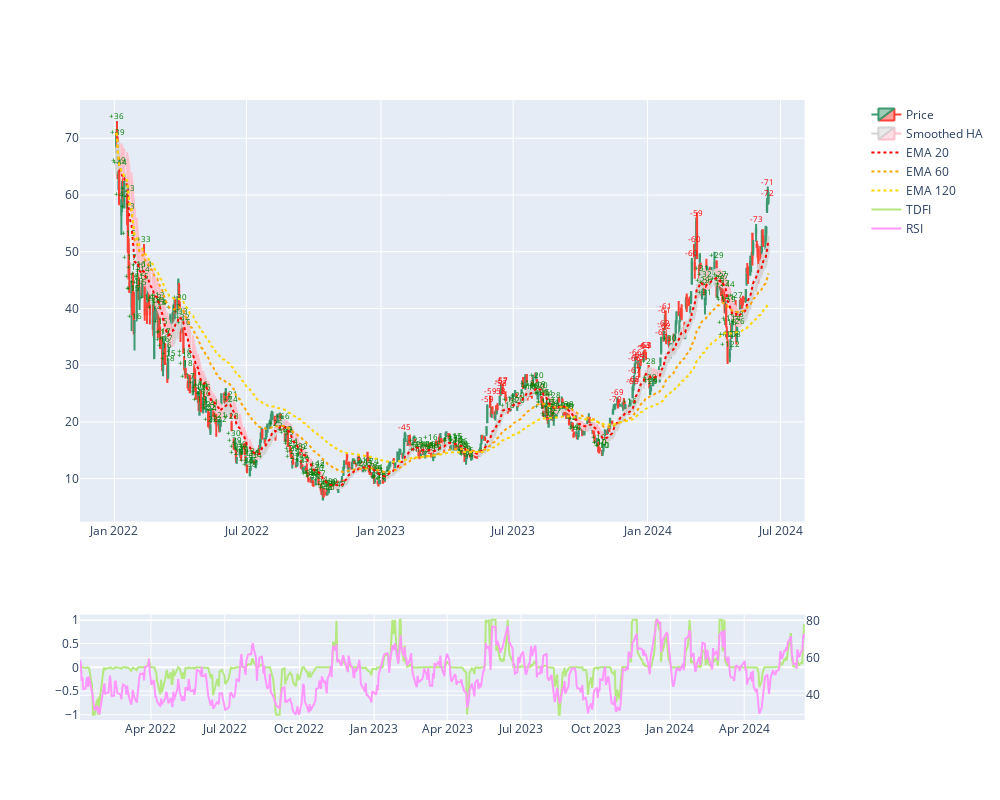

Write notebook code for a chart like this one.
### Code cell
# Plot the graphs
fig = plotly.subplots.make_subplots(rows=2, cols=1, row_heights=[0.8, 0.2],  specs=[[{"secondary_y": True}],[{"secondary_y": True}]])
fig.update_yaxes(fixedrange=False)

# Plot price candlesticks
fig.add_trace(plotly.graph_objects.Candlestick(
    x=df["time"],
    open=df["open"],
    high=df["high"],
    low=df["low"],
    close=df["close"],
    name="Price",
))

# Buy/sell annotations
fig.add_trace(plotly.graph_objects.Scatter(
    x=df["time"],
    y=df["high"],
    mode="text",
    text=buy_annotations,
    textposition="top center",
    textfont=dict(
        color="green",
        size=8
    ),
    showlegend=False,
))
fig.add_trace(plotly.graph_objects.Scatter(
    x=df["time"],
    y=df["high"],
    mode="text",
    text=sell_annotations,
    textposition="top center",
    textfont=dict(
        color="red",
        size=8
    ),
    showlegend=False,
))

# Plot smoothed HA
fig.add_trace(plotly.graph_objects.Candlestick(
    x=df["time"],
    open=df["Smoothed HA (Open)"],
    high=df["Smoothed HA (High)"],
    low=df["Smoothed HA (Low)"],
    close=df["Smoothed HA (Close)"],
    increasing_line_color= "lightgray",
    decreasing_line_color= "pink",
    name="Smoothed HA"
))

# Plot EMA lines
fig.add_trace(plotly.graph_objects.Scatter(
    x=df["time"],
    y=df[f"EMA{EMA_FAST}"],
    name=f"EMA {EMA_FAST}",
    line=dict(color="red", dash="dot")
))
fig.add_trace(plotly.graph_objects.Scatter(
    x=df["time"],
    y=df[f"EMA{EMA_SLOW}"],
    name=f"EMA {EMA_SLOW}",
    line=dict(color="orange", dash="dot")
))
fig.add_trace(plotly.graph_objects.Scatter(
    x=df["time"],
    y=df[f"EMA{EMA_SUPERSLOW}"],
    name=f"EMA {EMA_SUPERSLOW}",
    line=dict(color="gold", dash="dot")
))
# fig.add_trace(plotly.graph_objects.Scatter( # EMA 200
#     x=df["time"],
#     y=df["close"].ewm(halflife=f"{200/2} days", times=df["time"]).mean(),
#     name=f"EMA 200",
#     line=dict(color="green", dash="dot")
# ))

# Plot TDFI and RSI
fig.add_trace(plotly.graph_objects.Scatter(
    x=df["time"],
    y=df["TDFI"],
    name="TDFI",
), row=2, col=1)
fig.add_trace(plotly.graph_objects.Scatter(
    x=df["time"],
    y=df["RSI"],
    name="RSI",
), row=2, col=1,
secondary_y=True)

fig.update_layout(xaxis_rangeslider_visible=False, autosize=False, width=1000, height=800)
fig.show()

### Figure 1 — Plotly figure (JSON) as saved in the notebook; plotly's stock layout.template omitted (floating-point values rounded to 4 significant figures; data arrays with more than 128 entries replaced by an {"elided": "..."} marker saying what was removed)
{"data": [{"close": {"elided": "616 float values"}, "high": {"elided": "616 float values"}, "low": {"elided": "616 float values"}, "name": "Price", "open": {"elided": "616 float values"}, "type": "candlestick", "x": {"elided": "616 str values"}}, {"mode": "text", "showlegend": false, "text": {"elided": "616 str values"}, "textfont": {"color": "green", "size": 8}, "textposition": "top center", "type": "scatter", "x": {"elided": "616 str values"}, "y": {"elided": "616 float values"}}, {"mode": "text", "showlegend": false, "text": {"elided": "616 str values"}, "textfont": {"color": "red", "size": 8}, "textposition": "top center", "type": "scatter", "x": {"elided": "616 str values"}, "y": {"elided": "616 float values"}}, {"close": {"elided": "616 float values"}, "decreasing": {"line": {"color": "pink"}}, "high": {"elided": "616 float values"}, "increasing": {"line": {"color": "lightgray"}}, "low": {"elided": "616 float values"}, "name": "Smoothed HA", "open": {"elided": "616 float values"}, "type": "candlestick", "x": {"elided": "616 str values"}}, {"line": {"color": "red", "dash": "dot"}, "name": "EMA 20", "type": "scatter", "x": {"elided": "616 str values"}, "y": {"elided": "616 float values"}}, {"line": {"color": "orange", "dash": "dot"}, "name": "EMA 60", "type": "scatter", "x": {"elided": "616 str values"}, "y": {"elided": "616 float values"}}, {"line": {"color": "gold", "dash": "dot"}, "name": "EMA 120", "type": "scatter", "x": {"elided": "616 str values"}, "y": {"elided": "616 float values"}}, {"name": "TDFI", "type": "scatter", "x": {"elided": "616 str values"}, "xaxis": "x2", "y": {"elided": "616 float values"}, "yaxis": "y3"}, {"name": "RSI", "type": "scatter", "x": {"elided": "616 str values"}, "xaxis": "x2", "y": {"elided": "616 float values"}, "yaxis": "y4"}], "layout": {"autosize": false, "height": 800, "width": 1000, "xaxis": {"anchor": "y", "domain": [0, 0.94], "rangeslider": {"visible": false}}, "xaxis2": {"anchor": "y3", "domain": [0, 0.94]}, "yaxis": {"anchor": "x", "domain": [0.32, 1], "fixedrange": false}, "yaxis2": {"anchor": "x", "fixedrange": false, "overlaying": "y", "side": "right"}, "yaxis3": {"anchor": "x2", "domain": [0, 0.17], "fixedrange": false}, "yaxis4": {"anchor": "x2", "fixedrange": false, "overlaying": "y3", "side": "right"}}}
